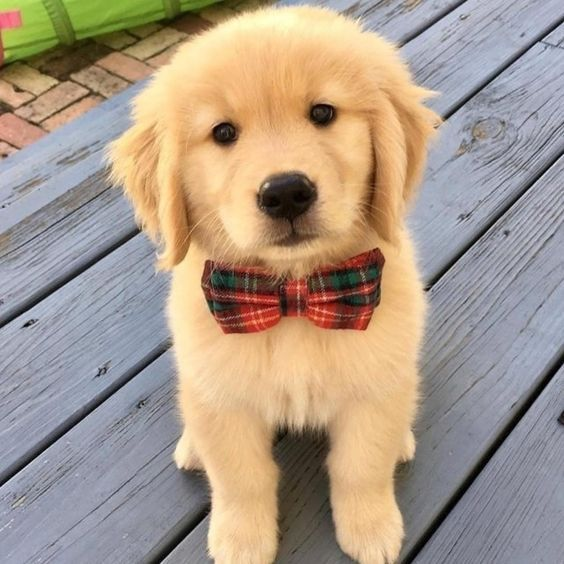
#> input picture numpy4/dog.jpeg, 564 x 564 px
$ jupyter execute numpy4.ipynb
#> lines starting #> are read from the running program, lines starting #| are printed output that depends on the picture
[cell 1]
import numpy as np

[cell 2]
a=np.arange(1,5)
a

[cell 3]
b = a.reshape((2,2))
b

[cell 4]
np.shares_memory(a,b)

[cell 5]
a[0] = 100
a

[cell 6]
b

[cell 7]
np.shares_memory(a,b)

[cell 8]
b[0,1] = 200
b

[cell 9]
a

[cell 10]
a = np.arange(4)
a

[cell 11]
c = a + 2
c

[cell 12]
np.shares_memory(a,c)

[cell 13]
c[0] = 5
c

[cell 14]
a

[cell 15]
a=np.arange(1,10).reshape((1,9))
print(a)
b = a[:, ::2]
print(b)
np.shares_memory(a,b)

[cell 16]
a = np.arange(1,10).reshape((1,9))
print(a)
b = np.split(a, 3, axis = 1)
print(b)
np.shares_memory(a,b)

[cell 17]
np.shares_memory(a, b[0])

[cell 18]
a = np.arange(1,10).reshape((1,9))
print(a)
b = a[:, ::2]
print(b)
np.shares_memory(a,b)

[cell 19]
a = a * 2
print(a)
print(b)
np.shares_memory(a,b)

## Image Manipulation

[cell 20]
import matplotlib.pyplot as plt
img = plt.imread('dog.jpeg')
#> img is the input picture: shape (564, 564, 3); mean R, G, B 170.3, 153.9, 137.6
plt.imshow(img)

[cell 21]
img.shape
#> Out = (564, 564, 3)

[cell 22]
img_b = img.copy()
img_b[:,:,(0,1)] = 0
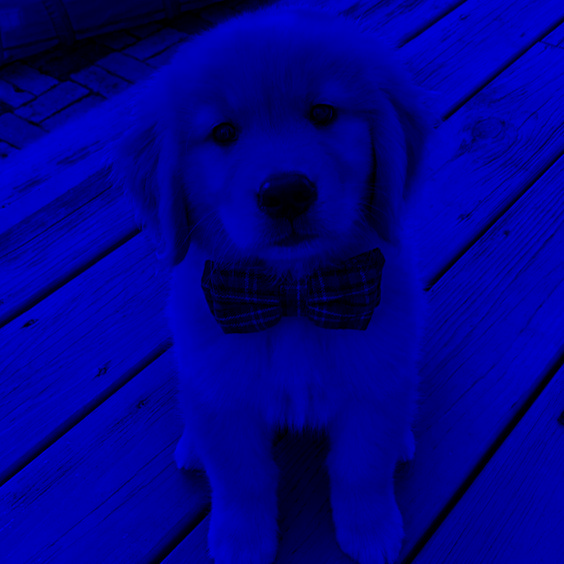
#> img_b: shape (564, 564, 3); mean R, G, B 0, 0, 137.6
plt.imshow(img_b)

[cell 23]
img_b = img.copy()
plt.imshow(img_b[:,:,0], cmap = 'gray')
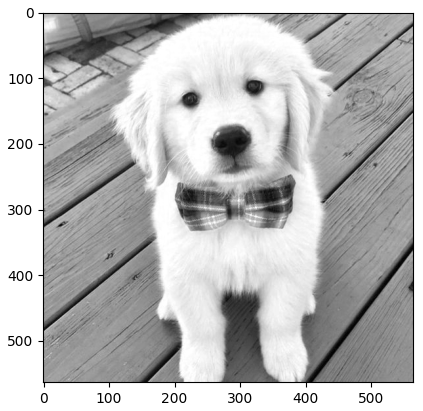
#> figure drawn by matplotlib, 1 panel

[cell 24]
img_b = img.copy()
plt.imshow(np.rot90(img_b))
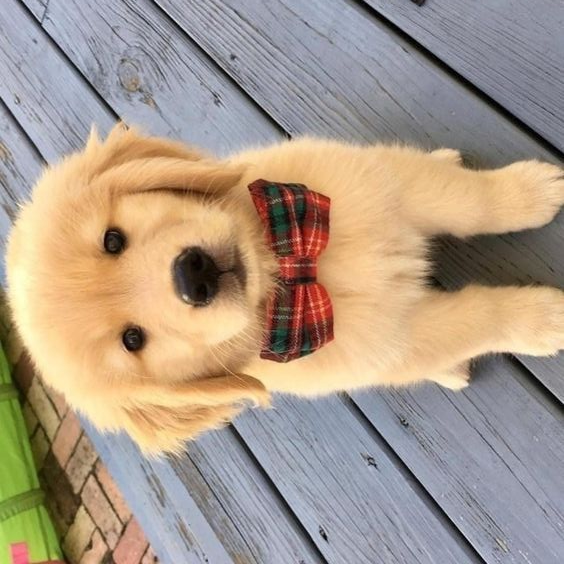
#> shown: shape (564, 564, 3); mean R, G, B 170.3, 153.9, 137.6

[cell 25]
img_b = img.copy()
plt.imshow(img_b[::-1,:,:])
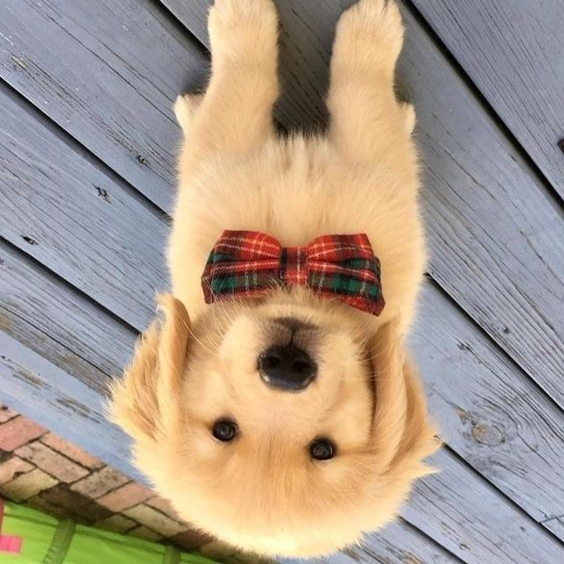
#> shown: shape (564, 564, 3); mean R, G, B 170.3, 153.9, 137.6

[cell 26]
plt.imshow(img[::-1,::-1,:])
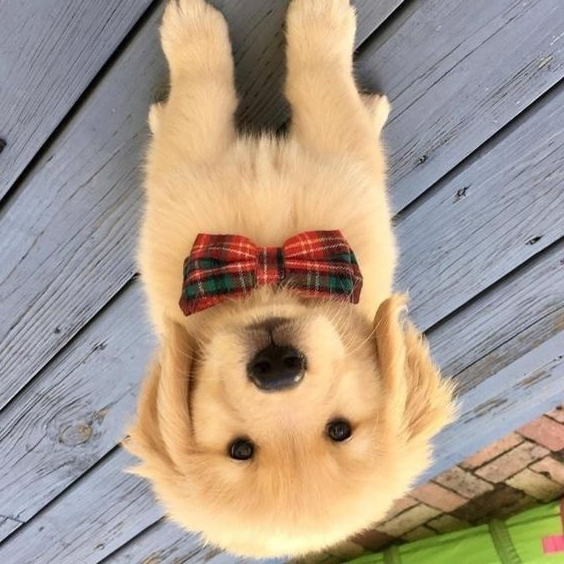
#> shown: shape (564, 564, 3); mean R, G, B 170.3, 153.9, 137.6

[cell 27]
plt.imshow(img)

[cell 28]
plt.imshow(img[0:250,200:400,:])
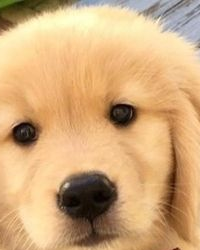
#> shown: shape (250, 200, 3); mean R, G, B 209.2, 169.4, 122.5

[cell 29]
plt.imshow(np.tile(img, (3,3,1)))
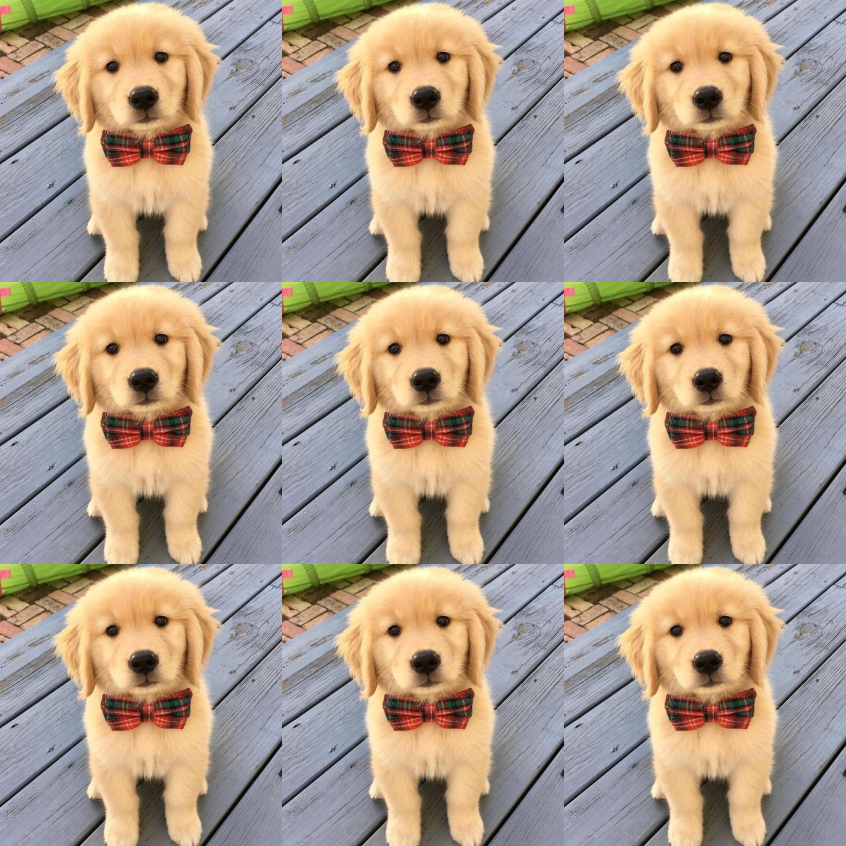
#> shown: shape (1692, 1692, 3) (shown at 1/2 size); mean R, G, B 170.3, 153.9, 137.6

[cell 30]
img_masked = np.where(img>150, 250, 0)
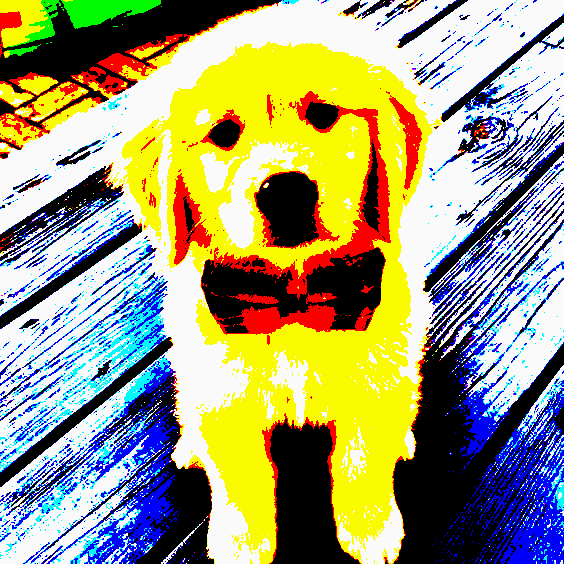
#> img_masked: shape (564, 564, 3) int64; mean R, G, B 158.9, 156.4, 119.2
plt.imshow(img_masked)

[cell 31]
plt.imshow(img-100)
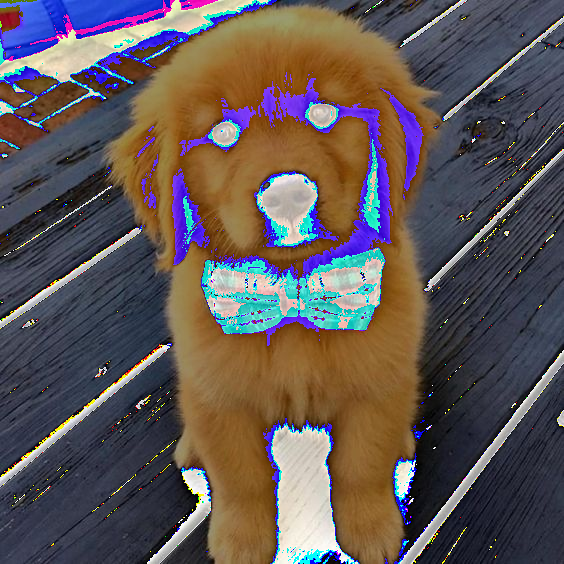
#> shown: shape (564, 564, 3); mean R, G, B 96.1, 86.4, 85.9

[cell 32]
plt.imshow(255-img)
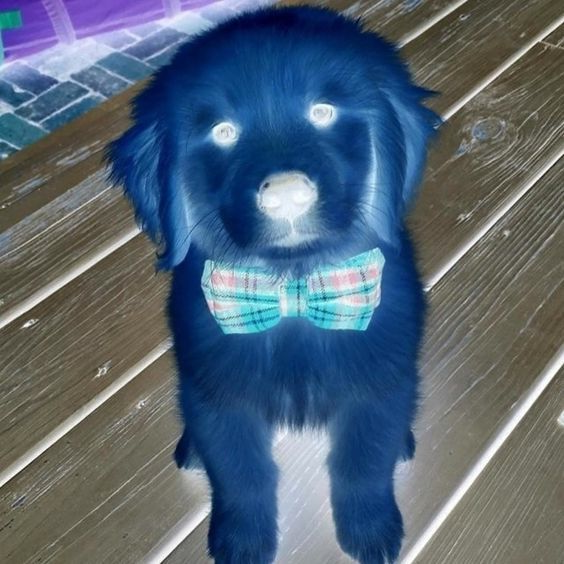
#> shown: shape (564, 564, 3); mean R, G, B 84.7, 101.1, 117.4
